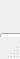
<?xml version="1.0" encoding="UTF-8"?>

<!-- Create UI and place MainWindow. -->
<ui version="4.0">

 <!-- Design the MainWindow. -->
 <class>MainWindow</class>

 <!-- Create QMainWindow instance. -->
 <widget class="QMainWindow" name="MainWindow">

  <!-- Tweak window gemometry. -->
  <property name="geometry">
   <rect>
    <x>0</x>
    <y>0</y>
    <width>16</width>
    <height>59</height>
   </rect>
  </property>

  <!-- Tweak window title. -->
  <property name="windowTitle">
   <string>MainWindow</string>
  </property>

  <!-- Create QWidget central widget. -->
  <widget class="QWidget" name="centralwidget">
   <widget class="QWidget" name="gridLayoutWidget">
    <property name="geometry">
     <rect>
      <x>0</x>
      <y>0</y>
      <width>800</width>
      <height>315</height>
     </rect>
    </property>
    <layout class="QGridLayout" name="gridLayout_2">
     <item row="0" column="0">
      <widget class="QLabel" name="cipherlabel">
       <property name="font">
        <font>
         <family>Times New Roman</family>
         <pointsize>15</pointsize>
         <bold>true</bold>
        </font>
       </property>
       <property name="text">
        <string>Cipher:</string>
       </property>
       <property name="alignment">
        <set>Qt::AlignmentFlag::AlignCenter</set>
       </property>
      </widget>
     </item>
     <item row="1" column="0">
      <widget class="QComboBox" name="cipherchoice">
       <property name="font">
        <font>
         <family>Times New Roman</family>
        </font>
       </property>
      </widget>
     </item>
     <item row="3" column="2">
      <widget class="QPlainTextEdit" name="ctextedit">
       <property name="font">
        <font>
         <family>Times New Roman</family>
         <pointsize>18</pointsize>
        </font>
       </property>
       <property name="plainText">
        <string>Ciphertext will appear here ...</string>
       </property>
      </widget>
     </item>
     <item row="3" column="0">
      <widget class="QPlainTextEdit" name="ptextedit">
       <property name="font">
        <font>
         <family>Times New Roman</family>
         <pointsize>18</pointsize>
        </font>
       </property>
       <property name="plainText">
        <string>Enter plaintext here...</string>
       </property>
      </widget>
     </item>
     <item row="0" column="2">
      <widget class="QLabel" name="keylabel">
       <property name="font">
        <font>
         <family>Times New Roman</family>
         <pointsize>15</pointsize>
         <bold>true</bold>
        </font>
       </property>
       <property name="text">
        <string>Key:</string>
       </property>
       <property name="alignment">
        <set>Qt::AlignmentFlag::AlignCenter</set>
       </property>
      </widget>
     </item>
     <item row="1" column="1">
      <widget class="QLabel" name="typelabel">
       <property name="font">
        <font>
         <family>Times New Roman</family>
        </font>
       </property>
       <property name="text">
        <string>Type</string>
       </property>
       <property name="alignment">
        <set>Qt::AlignmentFlag::AlignRight|Qt::AlignmentFlag::AlignTrailing|Qt::AlignmentFlag::AlignVCenter</set>
       </property>
      </widget>
     </item>
     <item row="1" column="2">
      <widget class="QPlainTextEdit" name="keyedit">
       <property name="maximumSize">
        <size>
         <width>16777215</width>
         <height>30</height>
        </size>
       </property>
       <property name="font">
        <font>
         <family>Times New Roman</family>
        </font>
       </property>
       <property name="plainText">
        <string>Enter cipher key ...</string>
       </property>
      </widget>
     </item>
     <item row="3" column="1">
      <widget class="QGroupBox" name="groupBox">
       <property name="minimumSize">
        <size>
         <width>100</width>
         <height>0</height>
        </size>
       </property>
       <property name="styleSheet">
        <string notr="true">border-color: rgb(255, 255, 255);</string>
       </property>
       <property name="title">
        <string/>
       </property>
       <property name="alignment">
        <set>Qt::AlignmentFlag::AlignCenter</set>
       </property>
       <widget class="QWidget" name="gridLayoutWidget_2">
        <property name="geometry">
         <rect>
          <x>4</x>
          <y>11</y>
          <width>91</width>
          <height>171</height>
         </rect>
        </property>
        <layout class="QGridLayout" name="gridLayout">
         <item row="2" column="0">
          <widget class="QPushButton" name="reversebutton">
           <property name="font">
            <font>
             <family>Times New Roman</family>
            </font>
           </property>
           <property name="text">
            <string>Reverse</string>
           </property>
          </widget>
         </item>
         <item row="0" column="0">
          <widget class="QPushButton" name="startbutton">
           <property name="font">
            <font>
             <family>Times New Roman</family>
            </font>
           </property>
           <property name="text">
            <string>Start</string>
           </property>
          </widget>
         </item>
         <item row="1" column="0">
          <widget class="QPushButton" name="resetbutton">
           <property name="font">
            <font>
             <family>Times New Roman</family>
            </font>
           </property>
           <property name="text">
            <string>Reset</string>
           </property>
          </widget>
         </item>
         <item row="3" column="0">
          <widget class="QPushButton" name="closebutton">
           <property name="font">
            <font>
             <family>Times New Roman</family>
            </font>
           </property>
           <property name="text">
            <string>Close</string>
           </property>
          </widget>
         </item>
        </layout>
       </widget>
      </widget>
     </item>
    </layout>
   </widget>
  </widget>
  <widget class="QMenuBar" name="menubar">
   <property name="enabled">
    <bool>false</bool>
   </property>
   <property name="geometry">
    <rect>
     <x>0</x>
     <y>0</y>
     <width>16</width>
     <height>21</height>
    </rect>
   </property>
  </widget>
  <widget class="QStatusBar" name="statusbar">
   <property name="enabled">
    <bool>false</bool>
   </property>
  </widget>
 </widget>
 <resources/>
 <connections/>
</ui>
